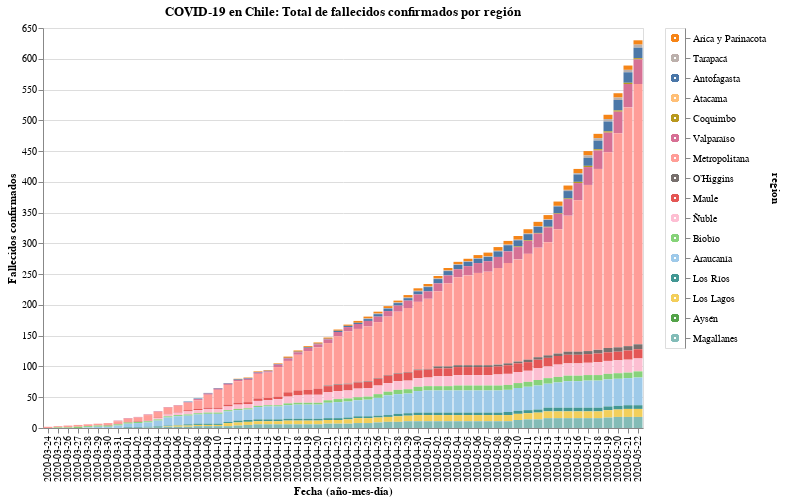

The cell this chart's notebook holds for it:
### Code cell
#hide_input

input_dropdown = alt.binding_select(options=new_data['region'].unique())
selection1 = alt.selection_single(fields=['region'], bind=input_dropdown, name=' ')
selection2 = alt.selection_multi(fields=['region'], on='mouseover')

color = alt.condition(selection1 | selection2,
                    alt.Color('region:N', scale=alt.Scale(scheme='tableau20'), legend=None),
                    alt.value('lightgray'))

bars = alt.Chart(new_data).mark_bar().encode(
    x=alt.X('date:O', axis=alt.Axis(title='Fecha (año-mes-día)')),
    y=alt.Y('fallecidos', axis=alt.Axis(title='Fallecidos confirmados')),
    color=color,
    tooltip=['date', 'region', 'fallecidos'],
    order=alt.Order(
    # Sort the segments of the bars by this field
    'codigo region',
    sort='descending'
    )
    ).properties(
    title='COVID-19 en Chile: Total de fallecidos confirmados por región'
).add_selection(
    selection1, selection2
).transform_filter(
    selection1
)

legend = alt.Chart(new_data).mark_point().encode(
    y=alt.Y('region:N', axis=alt.Axis(orient='right'), sort=regiones),
    color=color
).add_selection(
    selection1, selection2
)

bars.properties(width=600, height=400) | legend

### Figure 1 — Vega-Lite specification as saved in the notebook (floating-point values rounded to 4 significant figures; data arrays with more than 128 entries replaced by an {"elided": "..."} marker saying what was removed)
{"config": {"view": {"continuousWidth": 400, "continuousHeight": 300}}, "hconcat": [{"mark": "bar", "encoding": {"color": {"condition": {"type": "nominal", "field": "region", "legend": null, "scale": {"scheme": "tableau20"}, "selection": {"or": [" ", "selector005"]}}, "value": "lightgray"}, "order": {"type": "quantitative", "field": "codigo region", "sort": "descending"}, "tooltip": [{"type": "nominal", "field": "date"}, {"type": "nominal", "field": "region"}, {"type": "quantitative", "field": "fallecidos"}], "x": {"type": "ordinal", "axis": {"title": "Fecha (año-mes-día)"}, "field": "date"}, "y": {"type": "quantitative", "axis": {"title": "Fallecidos confirmados"}, "field": "fallecidos"}}, "height": 400, "selection": {" ": {"type": "single", "fields": ["region"], "bind": {"input": "select", "options": ["Arica y Parinacota", "Tarapacá", "Antofagasta", "Atacama", "Coquimbo", "Valparaíso", "Metropolitana", "O’Higgins", "Maule", "Ñuble", "Biobío", "Araucanía", "Los Ríos", "Los Lagos", "Aysén", "Magallanes"]}}, "selector005": {"type": "multi", "fields": ["region"], "on": "mouseover"}}, "title": "COVID-19 en Chile: Total de fallecidos confirmados por región", "transform": [{"filter": {"selection": " "}}], "width": 600}, {"mark": "point", "encoding": {"color": {"condition": {"type": "nominal", "field": "region", "legend": null, "scale": {"scheme": "tableau20"}, "selection": {"or": [" ", "selector005"]}}, "value": "lightgray"}, "y": {"type": "nominal", "axis": {"orient": "right"}, "field": "region", "sort": ["Arica y Parinacota", "Tarapacá", "Antofagasta", "Atacama", "Coquimbo", "Valparaíso", "Metropolitana", "O’Higgins", "Maule", "Ñuble", "Biobío", "Araucanía", "Los Ríos", "Los Lagos", "Aysén", "Magallanes"]}}, "selection": {" ": {"type": "single", "fields": ["region"], "bind": {"input": "select", "options": ["Arica y Parinacota", "Tarapacá", "Antofagasta", "Atacama", "Coquimbo", "Valparaíso", "Metropolitana", "O’Higgins", "Maule", "Ñuble", "Biobío", "Araucanía", "Los Ríos", "Los Lagos", "Aysén", "Magallanes"]}}, "selector005": {"type": "multi", "fields": ["region"], "on": "mouseover"}}}], "data": {"name": "data-e8023fcce697baca09b6db8fc7cfd410"}, "$schema": "https://vega.github.io/schema/vega-lite/v4.8.1.json", "datasets": {"data-e8023fcce697baca09b6db8fc7cfd410": {"elided": "960 records"}}}
